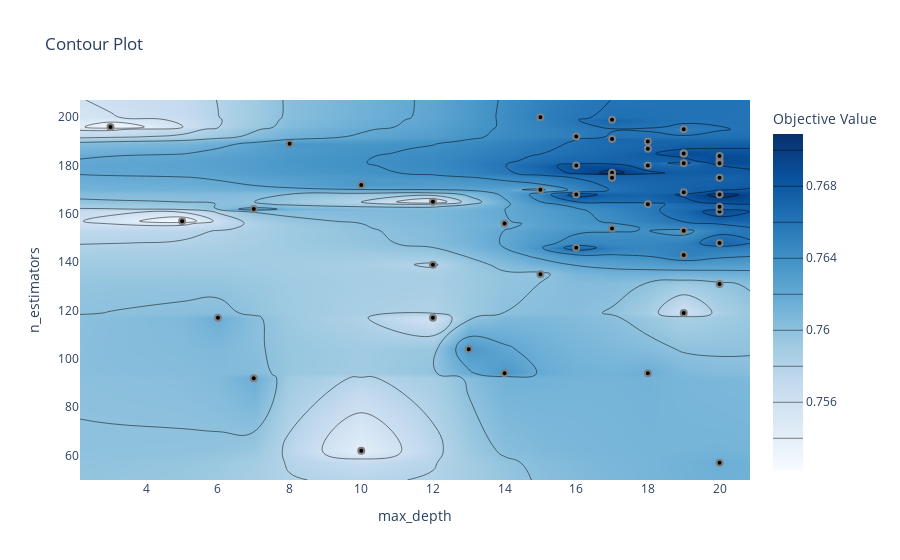

Notebook code for this chart:
### Code cell
# 4. Contour Plot
plot_contour(study).show()

### Figure 1 — Plotly figure (JSON) as saved in the notebook; plotly's stock layout.template omitted (floating-point values rounded to 4 significant figures; data arrays with more than 128 entries replaced by an {"elided": "..."} marker saying what was removed)
{"data": [{"colorbar": {"title": {"text": "Objective Value"}}, "colorscale": [[0, "rgb(247,251,255)"], [0.125, "rgb(222,235,247)"], [0.25, "rgb(198,219,239)"], [0.375, "rgb(158,202,225)"], [0.5, "rgb(107,174,214)"], [0.625, "rgb(66,146,198)"], [0.75, "rgb(33,113,181)"], [0.875, "rgb(8,81,156)"], [1, "rgb(8,48,107)"]], "connectgaps": true, "contours": {"coloring": "heatmap"}, "hoverinfo": "none", "line": {"smoothing": 1.3}, "reversescale": false, "type": "contour", "x": [2.15, 3, 5, 6, 7, 8, 10, 12, 13, 14, 15, 16, 17, 18, 19, 20, 20.85], "y": [49.85, 57, 62, 92, 94, 104, 117, 119, 131, 135, 139, 143, 146, 148, 153, 154, 156, 157, 161, 162, 163, 164, 165, 168, 169, 170, 172, 175, 176, 177, 180, 181, 182, 184, 185, 187, 189, 190, 191, 192, 195, 196, 199, 200, 207.2], "z": {"elided": "45x17 float values"}}, {"marker": {"color": "black", "line": {"color": "Gray", "width": 2}}, "mode": "markers", "name": "Feasible Trial", "showlegend": false, "type": "scatter", "x": [12, 7, 14, 16, 7, 6, 8, 12, 17, 12, 20, 3, 16, 16, 19, 17, 15, 10, 18, 15, 14, 17, 20, 20, 20, 19, 20, 18, 18, 19, 20, 20, 18, 19, 17, 20, 13, 10, 19, 17, 15, 19, 18, 20, 19, 17, 20, 5, 16, 19], "y": [117, 162, 94, 146, 92, 117, 189, 165, 154, 139, 57, 196, 168, 180, 181, 176, 135, 172, 190, 200, 156, 177, 182, 168, 131, 153, 181, 187, 94, 119, 148, 175, 164, 185, 199, 161, 104, 62, 143, 191, 170, 185, 180, 163, 195, 175, 184, 157, 192, 169]}, {"marker": {"color": "#cccccc", "line": {"color": "Gray", "width": 2}}, "mode": "markers", "name": "Infeasible Trial", "showlegend": false, "type": "scatter", "x": [], "y": []}], "layout": {"title": {"text": "Contour Plot"}, "xaxis": {"range": [2.15, 20.85], "title": {"text": "max_depth"}}, "yaxis": {"range": [49.85, 207.2], "title": {"text": "n_estimators"}}}}
